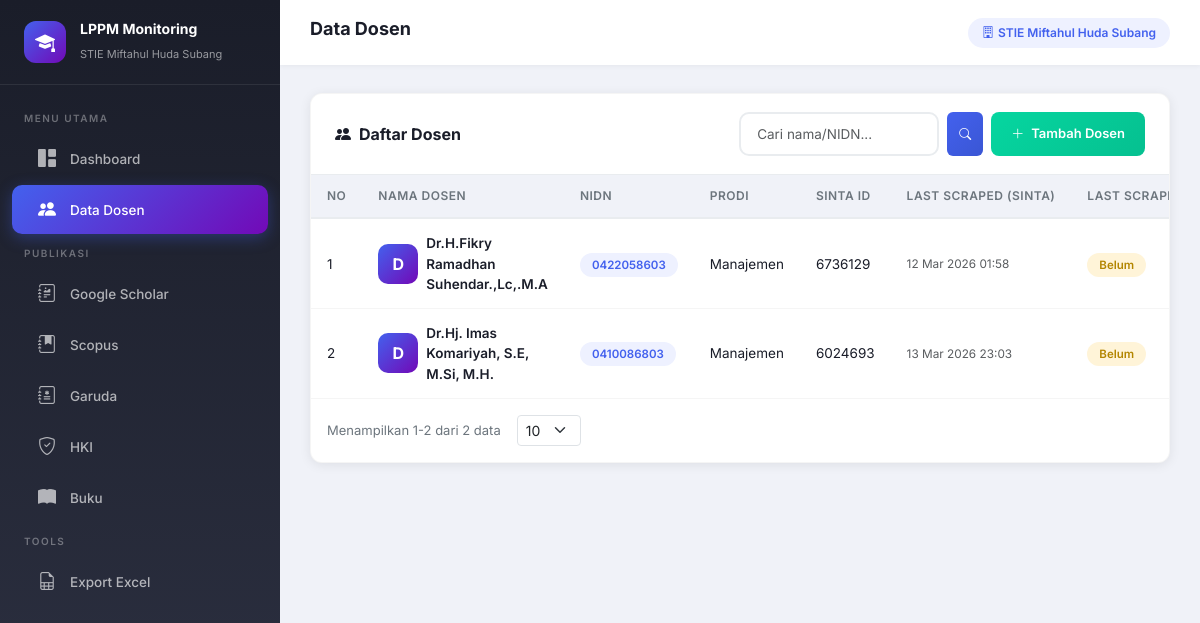
/dosen/dosen.php, run on the app's committed database.
### tables this page shows
CREATE TABLE `dosen` (
  `id` int(11) NOT NULL,
  `nama` varchar(255) NOT NULL,
  `nidn` varchar(20) NOT NULL,
  `prodi` varchar(100) NOT NULL,
  `sinta_id` varchar(50) DEFAULT NULL,
  `sinta_url` varchar(500) DEFAULT NULL,
  `scholar_url` varchar(500) DEFAULT NULL,
  `sinta_score_overall` decimal(10,2) DEFAULT 0.00,
  `sinta_score_3year` decimal(10,2) DEFAULT 0.00,
  `h_index_scopus` int(11) DEFAULT 0,
  `h_index_gs` int(11) DEFAULT 0,
  `foto` varchar(500) DEFAULT NULL,
  `last_scraped` datetime DEFAULT NULL,
  `created_at` timestamp NOT NULL DEFAULT current_timestamp(),
  `updated_at` timestamp NOT NULL DEFAULT current_timestamp() ON UPDATE current_timestamp()
);

### config/koneksi.php (called while the page is built, shortened)
<?php
$base_url = '/Scraping/sinta-monitoring';
$institusi = 'STIE Miftahul Huda Subang';

### dosen/dosen.php (the view, shortened to what this page needs)
<?php
$page_title = 'Data Dosen';
require_once __DIR__ . '/../layout/header.php';
$search = isset($_GET['search']) ? $conn->real_escape_string($_GET['search']) : '';
$where = '';
$per_page = isset($_GET['per_page']) ? (int)$_GET['per_page'] : 10;
$page = isset($_GET['page']) ? (int)$_GET['page'] : 1;
$total = $conn->query("SELECT COUNT(*) as total FROM dosen $where")->fetch_assoc()['total'];
$offset = ($page - 1) * $per_page;
$dosen_list = $conn->query("SELECT * FROM dosen $where ORDER BY nama ASC LIMIT $per_page OFFSET $offset");
?>
<div class="card-custom">
    <div class="card-header-custom">
        <h5><i class="bi bi-people-fill me-2"></i>Daftar Dosen</h5>
        <div class="d-flex gap-2 flex-wrap">
            <form class="d-flex gap-2" method="GET">
                <input type="text" name="search" class="form-control form-control-custom" placeholder="Cari nama/NIDN..." value="<?= htmlspecialchars($search) ?>" style="width: 200px;">
                <button type="submit" class="btn btn-primary-custom btn-sm-custom">
                    <i class="bi bi-search"></i>
                </button>
            </form>
            <a href="<?= $base_url ?>/dosen/tambah_dosen.php" class="btn btn-success-custom">
                <i class="bi bi-plus-lg"></i> Tambah Dosen
            </a>
        </div>
    </div>
    <div class="card-body-custom p-0">
        <?php if ($dosen_list->num_rows > 0): ?>
        <div class="table-responsive">
            <table class="table-custom">
                <thead>
                    <tr>
                        <th>No</th>
                        <th>Nama Dosen</th>
                        <th>NIDN</th>
                        <th>Prodi</th>
                        <th>SINTA ID</th>
                        <th>Last Scraped (SINTA)</th>
                        <th>Last Scraped (Scholar)</th>
                    </tr>
                </thead>
                <tbody>
                    <?php $no = $offset + 1; while ($d = $dosen_list->fetch_assoc()): ?>
                    <tr>
                        <td><?= $no++ ?></td>
                        <td>
                            <div class="d-flex align-items-center gap-2">
                                <div class="dosen-avatar"><?= strtoupper(substr($d['nama'], 0, 1)) ?></div>
                                <span class="fw-semibold"><?= htmlspecialchars($d['nama']) ?></span>
                            </div>
                        </td>
                        <td><span class="badge-custom badge-primary"><?= $d['nidn'] ?></span></td>
                        <td><?= htmlspecialchars($d['prodi']) ?></td>
                        <td><?= $d['sinta_id'] ?: '<span class="text-muted">-</span>' ?></td>
                        <td>
                            <?php
                            if ($d['last_scraped']):
                                $days = (time() - strtotime($d['last_scraped'])) / (60 * 60 * 24);
                                $status_class = $days > 30 ? 'badge-danger' : 'text-muted';
                            ?>
                                <?php if($days > 30): ?>
                                    <span class="badge-custom <?= $status_class ?>"><i class="bi bi-exclamation-circle text-white me-1"></i><?= date('d M Y', strtotime($d['last_scraped'])) ?></span>
                                    <small class="text-danger d-block mt-1" style="font-size: 10px;">> 30 Hari (Outdated)</small>
                                <?php else: ?>
                                    <small class="<?= $status_class ?>"><?= date('d M Y H:i', strtotime($d['last_scraped'])) ?></small>
                                <?php endif; ?>
                            <?php else: ?>
                                <span class="badge-custom badge-warning">Belum</span>
                            <?php endif; ?>
                        </td>
                        <td>
                            <?php
                            if (isset($d['last_scraped_gs']) && $d['last_scraped_gs']):
                                $days_gs = (time() - strtotime($d['last_scraped_gs'])) / (60 * 60 * 24);
                                $status_class_gs = $days_gs > 30 ? 'badge-danger' : 'text-muted';
                            ?>
                                <?php if($days_gs > 30): ?>
                                    <span class="badge-custom <?= $status_class_gs ?>"><i class="bi bi-exclamation-circle text-white me-1"></i><?= date('d M Y', strtotime($d['last_scraped_gs'])) ?></span>
                                    <small class="text-danger d-block mt-1" style="font-size: 10px;">> 30 Hari (Outdated)</small>
                                <?php else: ?>
                                    <small class="<?= $status_class_gs ?>"><?= date('d M Y H:i', strtotime($d['last_scraped_gs'])) ?></small>
                                <?php endif; ?>
                            <?php else: ?>
                                <span class="badge-custom badge-warning">Belum</span>
                            <?php endif; ?>
                        </td>
                    </tr>
                    <?php endwhile; ?>
                </tbody>
            </table>
        </div>
        <div class="pagination-wrapper px-3">
            <div class="d-flex align-items-center gap-3">
                <div class="pagination-info">
                    Menampilkan <?= $offset + 1 ?>-<?= min($offset + $per_page, $total) ?> dari <?= $total ?> data
                </div>
                <select class="form-select form-select-sm" style="width: auto;" onchange="window.location.href='?per_page=' + this.value + '&search=<?= urlencode($search) ?>'">
                    <option value="10" <?= $per_page == 10 ? 'selected' : '' ?>>10</option>
                </select>
            </div>
        </div>
        <?php endif; ?>
    </div>
</div>
<?php require_once __DIR__ . '/../layout/footer.php'; ?>

### layout/header.php (shortened to what this page needs)
<?php
require_once __DIR__ . '/../config/koneksi.php';
$current_page = basename($_SERVER['PHP_SELF'], '.php');
?>
<!DOCTYPE html>
<html lang="id">
<head>
    <link href="https://cdn.jsdelivr.net/npm/bootstrap@5.3.3/dist/css/bootstrap.min.css" rel="stylesheet">
    <link href="https://cdn.jsdelivr.net/npm/bootstrap-icons@1.11.3/font/bootstrap-icons.min.css" rel="stylesheet">
    <link href="<?= $base_url ?>/assets/css/style.css" rel="stylesheet">
</head>
<body>
<aside class="sidebar">
    <div class="sidebar-brand">
        <div class="brand-icon">
            <i class="bi bi-mortarboard-fill"></i>
        </div>
        <div class="brand-text">
            <h5>LPPM Monitoring</h5>
            <small><?= $institusi ?></small>
        </div>
    </div>
    <nav class="sidebar-menu">
        <div class="menu-label">Menu Utama</div>
        <a href="<?= $base_url ?>/index.php" class="menu-item <?= $current_page == 'index' ? 'active' : '' ?>">
            <i class="bi bi-grid-1x2-fill"></i> Dashboard
        </a>
        <a href="<?= $base_url ?>/dosen/dosen.php" class="menu-item <?= in_array($current_page, ['dosen','tambah_dosen','edit_dosen']) ? 'active' : '' ?>">
            <i class="bi bi-people-fill"></i> Data Dosen
        </a>
        <div class="menu-label">Publikasi</div>
        <a href="<?= $base_url ?>/publikasi/google_scholar.php" class="menu-item <?= $current_page == 'google_scholar' ? 'active' : '' ?>">
            <i class="bi bi-journal-richtext"></i> Google Scholar
        </a>
        <a href="<?= $base_url ?>/publikasi/scopus.php" class="menu-item <?= $current_page == 'scopus' ? 'active' : '' ?>">
            <i class="bi bi-journal-bookmark-fill"></i> Scopus
        </a>
        <a href="<?= $base_url ?>/publikasi/garuda.php" class="menu-item <?= $current_page == 'garuda' ? 'active' : '' ?>">
            <i class="bi bi-journal-medical"></i> Garuda
        </a>
        <a href="<?= $base_url ?>/publikasi/hki.php" class="menu-item <?= $current_page == 'hki' ? 'active' : '' ?>">
            <i class="bi bi-shield-check"></i> HKI
        </a>
        <a href="<?= $base_url ?>/publikasi/buku.php" class="menu-item <?= $current_page == 'buku' ? 'active' : '' ?>">
            <i class="bi bi-book-fill"></i> Buku
        </a>
        <div class="menu-label">Tools</div>
        <a href="<?= $base_url ?>/export/export_excel.php" class="menu-item <?= $current_page == 'export_excel' ? 'active' : '' ?>">
            <i class="bi bi-file-earmark-spreadsheet"></i> Export Excel
        </a>
    </nav>
</aside>
<div class="main-content">
    <header class="top-header">
        <div class="d-flex align-items-center gap-3">
            <h1 class="page-title"><?= isset($page_title) ? $page_title : 'Dashboard' ?></h1>
        </div>
        <div class="header-right">
            <span class="badge-institusi d-none d-md-inline-block">
                <i class="bi bi-building me-1"></i><?= $institusi ?>
            </span>
        </div>
    </header>
    <div class="content-wrapper fade-in">

### layout/footer.php (shortened to what this page needs)
    </div>
</div>
</body>
</html>

### data on the page
dosen: nama "D", nama "Dr.H.Fikry Ramadhan Suhendar.,Lc,.M.A", nidn "0422058603", prodi "Manajemen", sinta "6736129", last_scraped "12 Mar 2026 01:58"
dosen: nama "D", nama "Dr.Hj. Imas Komariyah, S.E, M.Si, M.H.", nidn "0410086803", prodi "Manajemen", sinta "6024693", last_scraped "13 Mar 2026 23:03"

### other printed values
$institusi "STIE Miftahul Huda Subang"
$page_title "Data Dosen"
$offset + 1 "1"
min($offset + $per_page, $total) "2"
$total "2"
